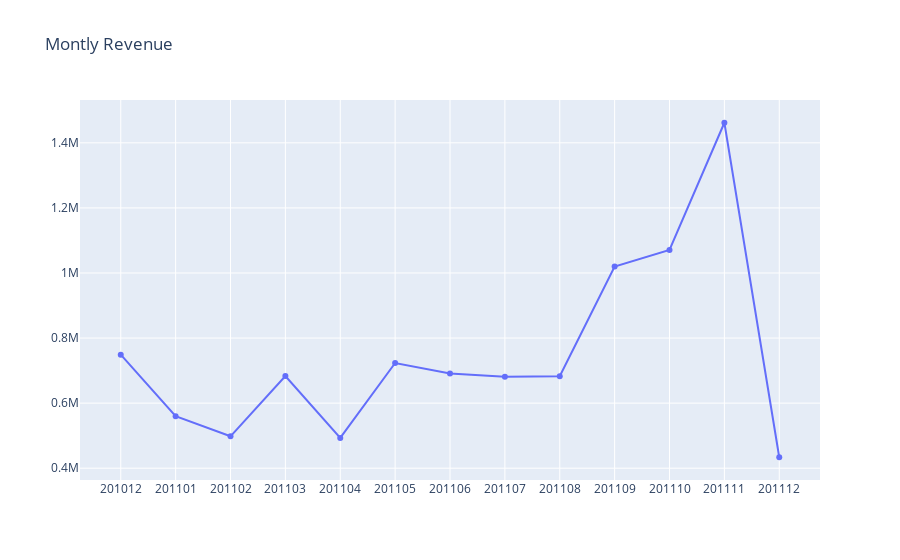

Write notebook code for a chart like this one.
### Code cell
fig = go.Figure(data=plot_data, layout=plot_layout)
cf.iplot(fig)

### Figure 1 — Plotly figure (JSON) as saved in the notebook; plotly's stock layout.template omitted (floating-point values rounded to 4 significant figures)
{"data": [{"type": "scatter", "x": [201012, 201101, 201102, 201103, 201104, 201105, 201106, 201107, 201108, 201109, 201110, 201111, 201112], "y": [749000.0, 560000.0, 498100.0, 683300.0, 493200.0, 723300.0, 691100.0, 681300.0, 682700.0, 1020000.0, 1071000.0, 1462000.0, 433700.0]}], "layout": {"title": {"text": "Montly Revenue"}, "xaxis": {"type": "category"}}}
